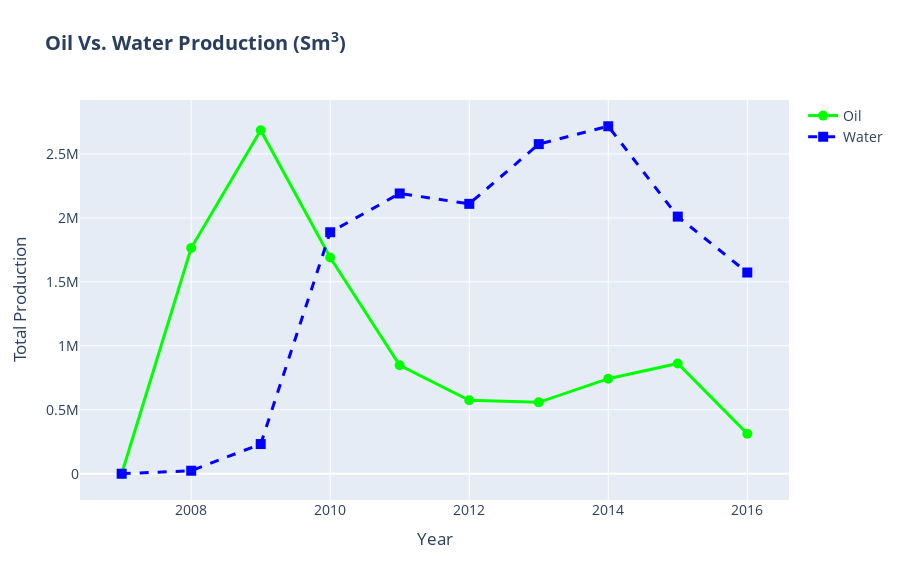

Notebook source saved alongside this figure:
### Markdown cell above
The above graph shows us that the frequency of oil production decreases with time while that of water is almost constant. We might then come to the conclusion that the decline in the frequency of oil production is due to the water breakthrough.

### Code cell
layout = go.Layout(title='<b>Oil Vs. Water Production (Sm<sup>3</sup>)</b>',
                   xaxis_title='Year',
                   yaxis_title='Total Production',
                   height=580,
                   hovermode='x unified',
                   font_size=14)


fig = go.Figure(layout=layout)

fig.add_traces(data=go.Scatter(x=annual_df.index, y=annual_df.Oil,
                               line=dict(color='lime', width=3),
                               marker_size=10,
                               name='Oil'))

fig.add_traces(data=go.Scatter(x=annual_df.index, y=annual_df.Water,
                               line=dict(dash='dash', color='blue', width=3),
                               marker=dict(symbol='square', size=10),
                               name='Water'))

fig.show()

### Figure 1 — Plotly figure (JSON) as saved in the notebook; plotly's stock layout.template omitted (floating-point values rounded to 4 significant figures)
{"data": [{"line": {"color": "lime", "width": 3}, "marker": {"size": 10}, "name": "Oil", "type": "scatter", "x": [2007, 2008, 2009, 2010, 2011, 2012, 2013, 2014, 2015, 2016], "y": [0, 1764375, 2684394, 1689902, 847964, 574208, 558016, 743108, 861750, 313371]}, {"line": {"color": "blue", "dash": "dash", "width": 3}, "marker": {"size": 10, "symbol": "square"}, "name": "Water", "type": "scatter", "x": [2007, 2008, 2009, 2010, 2011, 2012, 2013, 2014, 2015, 2016], "y": [0, 23508, 232102, 1887594, 2190641, 2109599, 2576365, 2716069, 2009830, 1572867]}], "layout": {"font": {"size": 14}, "height": 580, "hovermode": "x unified", "title": {"text": "<b>Oil Vs. Water Production (Sm<sup>3</sup>)</b>"}, "xaxis": {"title": {"text": "Year"}}, "yaxis": {"title": {"text": "Total Production"}}}}
